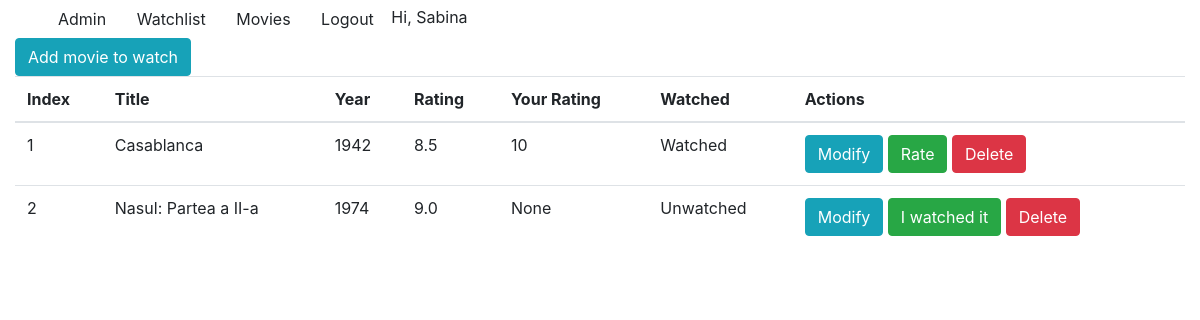
/watchlist/ (signed in), run on the app's committed database.
### aplicatie1/models.py (models this page shows, shortened)
class Watchlist(models.Model):
    title = models.CharField(max_length=50)
    year = models.IntegerField(null=True)
    rating = models.FloatField(null=True)
    your_rating = models.IntegerField(choices=score, null=True)
    watched = models.BooleanField(default=0, null=True)

### aplicatie1/views.py (the view)
# urls.py: path('', views.WatchlistView.as_view(), name='lista_watchlist'),
class WatchlistView(LoginRequiredMixin, ListView):
    model = Watchlist
    template_name = 'aplicatie1/watchlist_index.html'

### templates/aplicatie1/watchlist_index.html
{% extends 'base.html' %}
{% block content %}
<a href="http://127.0.0.1:8000/movies/" class="btn btn-info">Add movie to watch</a>
<table class="table">
    <thead>
        <tr>
            <th>Index</th>
            <th>Title</th>
            <th>Year</th>
            <th>Rating</th>
            <th>Your Rating</th>
            <th>Watched</th>
            <th>Actions</th>
        </tr>
    </thead>
    <tbody>
        {% for item in watchlist_list %}
            <tr>
                <td>{{ forloop.counter }}</td>
                <td>{{ item.title }}</td>
                <td>{{ item.year }}</td>
                <td>{{ item.rating }}</td>
                <td>{{ item.your_rating }}</td>
                <td>
                    {% if item.watched == 0 %}
                        <span>Unwatched</span>
                    {% else %}
                        <span>Watched</span>
                    {% endif %}
                    </td>
                <td>
                    <a href="{% url 'watchlist:modifica' item.id %}" class="btn btn-info">Modify</a>
                    {% if item.watched == 0 %}
                        <a href="{% url 'watchlist:vazut' item.id %}" class="btn btn-success">I watched it</a>
                    {% else %}
                        <a href="{% url 'watchlist:rate' item.id %}" class="btn btn-success">Rate</a>
                    {% endif %}
                    <a href="{% url 'watchlist:sterge' item.id %}" class="btn btn-danger">Delete</a>
                </td>
            </tr>
        {% endfor %}
    </tbody>
</table>
{% endblock %}

### templates/base.html
{% load static %}
<html>
<head>
    <link rel="stylesheet" href="https://stackpath.bootstrapcdn.com/bootstrap/4.4.1/css/bootstrap.min.css">
</head>
<body>
<div class="container">
    <div class="row">
        <div class="col-md-12">
            <nav>
                <a class="btn" href="/admin">Admin</a>
                {% if request.user.is_authenticated %}
                <a class="btn" href="{% url 'watchlist:lista_watchlist' %}">Watchlist</a>
                <a class="btn" href="{% url 'movies:lista_movies' %}">Movies</a>
                <a class="btn" href="{% url 'logout' %}">Logout</a>
                <span>Hi, {{ request.user.username }}</span>
                {% endif %}
            </nav>
        </div>
    </div>
</div>
<div class="col-md-12">
    {% block content %}
    {% endblock %}
</div>
</body>
</html>

### data on the page
Watchlist: title "Casablanca", year "1942", rating "8.5", your_rating "10", watched "Watched"
Watchlist: title "Nasul: Partea a II-a", year "1974", rating "9.0", your_rating "None", watched "Unwatched"

### other printed values
{{ request.user.username }} "Sabina"
